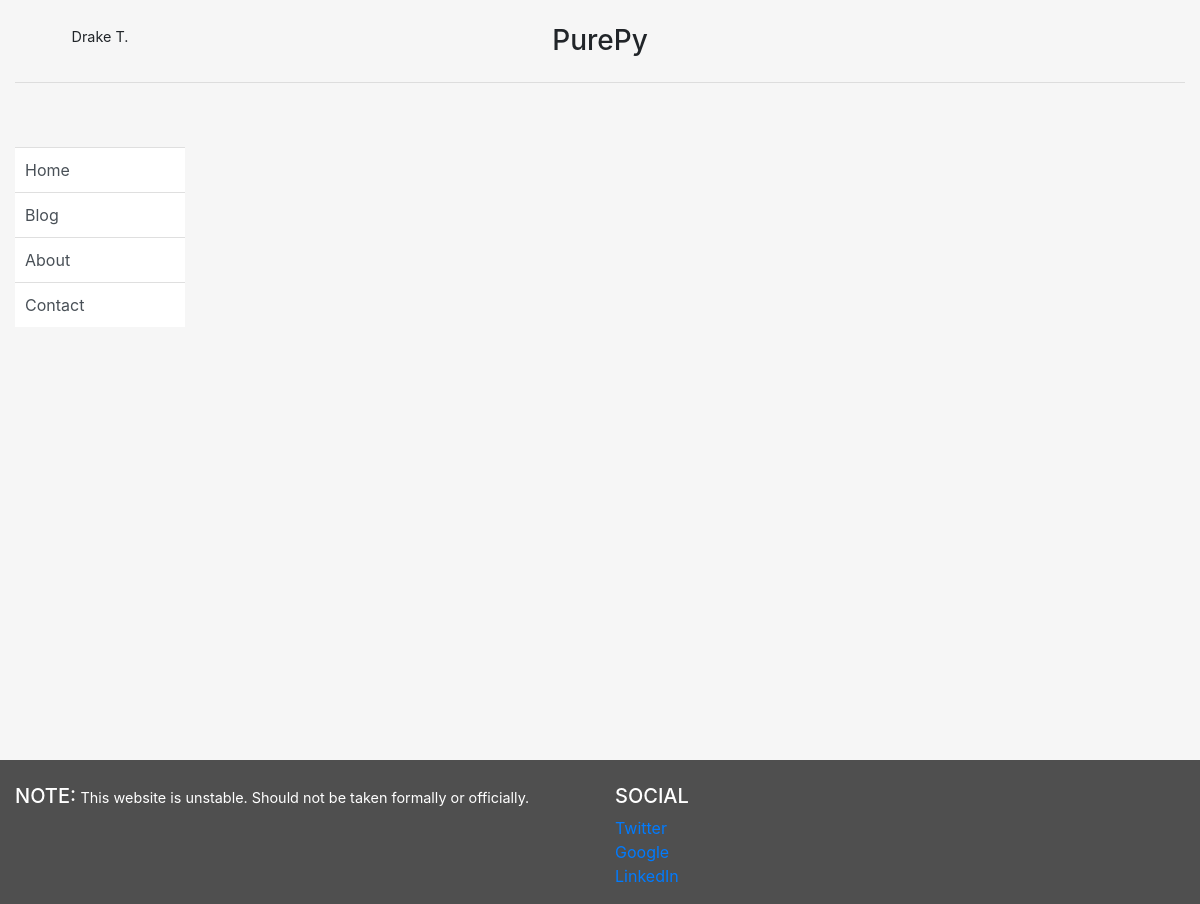
The page /blog/ on the database as committed earlier.
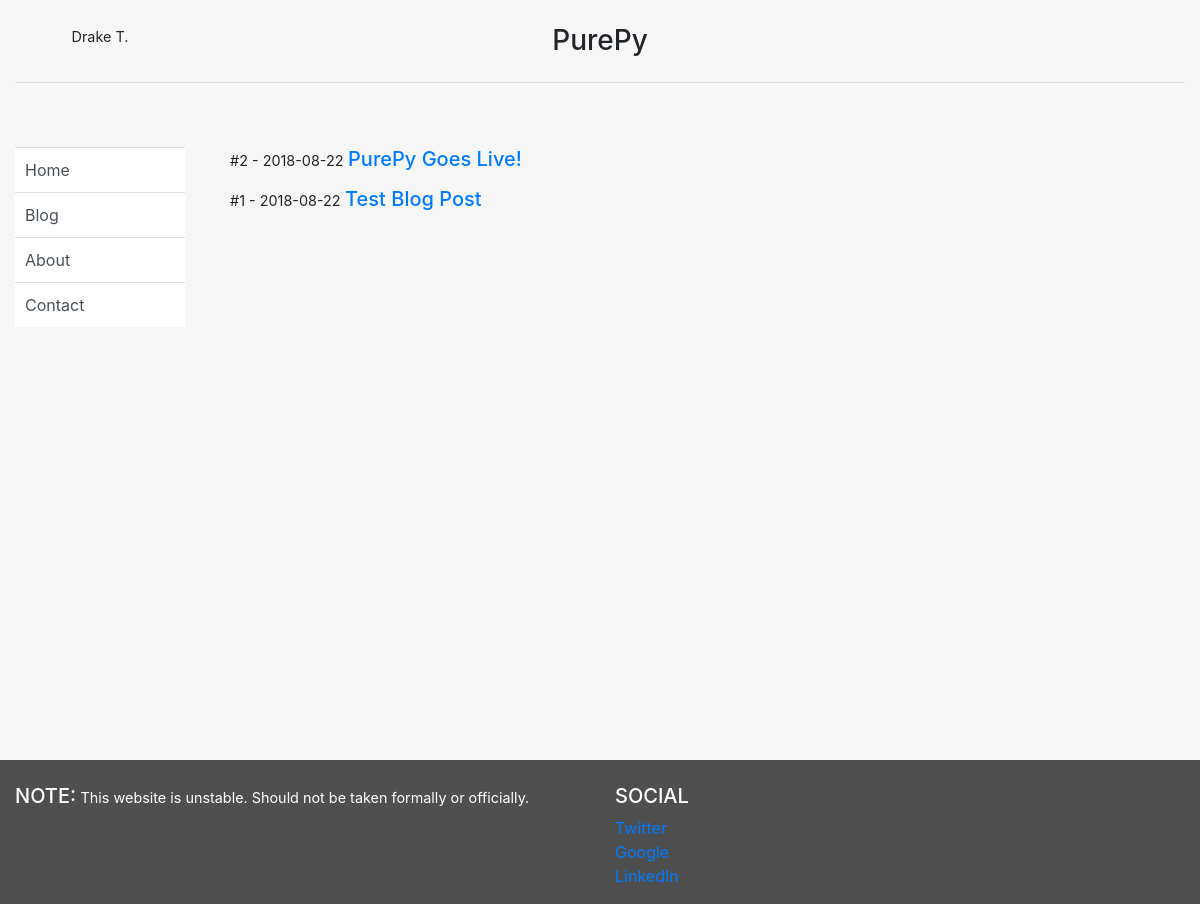
The same page on the database as committed later.
### blog/models.py (models this page shows, shortened)
class Post(models.Model):
    title = models.CharField(max_length=140)
    body = models.TextField()
    date = models.DateTimeField()

### blog/templates/blog/blog.html (shortened to what this page needs)
{% extends "personal/header.html" %}
{% block content %}
	<div class="row">
		<div class="col-sm-8">
			{% for post in object_list %}
			<p>#{{post.id}} - {{ post.date|date:"Y-m-d" }}</p>
			<h5><a href="/blog/{{post.id}}">{{ post.title }}</a></h5>
			<br>
			{% endfor %}
		</div>
	</div>
{% endblock %}

Rows that differ between the two databases and show on the page:
added Post: id "2", date "2018-08-22", title "PurePy Goes Live!"
added Post: id "1", date "2018-08-22", title "Test Blog Post"
